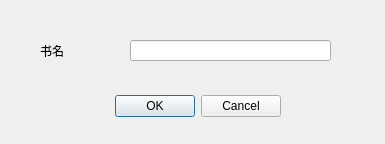
<?xml version="1.0" encoding="UTF-8"?>
<ui version="4.0">
 <class>deleteBook</class>
 <widget class="QDialog" name="deleteBook">
  <property name="geometry">
   <rect>
    <x>0</x>
    <y>0</y>
    <width>385</width>
    <height>144</height>
   </rect>
  </property>
  <property name="windowTitle">
   <string>Book Name</string>
  </property>
  <widget class="QDialogButtonBox" name="buttonBox">
   <property name="geometry">
    <rect>
     <x>50</x>
     <y>90</y>
     <width>231</width>
     <height>32</height>
    </rect>
   </property>
   <property name="orientation">
    <enum>Qt::Horizontal</enum>
   </property>
   <property name="standardButtons">
    <set>QDialogButtonBox::Cancel|QDialogButtonBox::Ok</set>
   </property>
  </widget>
  <widget class="QLabel" name="label">
   <property name="geometry">
    <rect>
     <x>40</x>
     <y>40</y>
     <width>72</width>
     <height>21</height>
    </rect>
   </property>
   <property name="text">
    <string>书名</string>
   </property>
  </widget>
  <widget class="QLineEdit" name="bookName">
   <property name="geometry">
    <rect>
     <x>130</x>
     <y>40</y>
     <width>201</width>
     <height>21</height>
    </rect>
   </property>
  </widget>
 </widget>
 <resources/>
 <connections>
  <connection>
   <sender>buttonBox</sender>
   <signal>accepted()</signal>
   <receiver>deleteBook</receiver>
   <slot>accept()</slot>
   <hints>
    <hint type="sourcelabel">
     <x>248</x>
     <y>254</y>
    </hint>
    <hint type="destinationlabel">
     <x>157</x>
     <y>274</y>
    </hint>
   </hints>
  </connection>
  <connection>
   <sender>buttonBox</sender>
   <signal>rejected()</signal>
   <receiver>deleteBook</receiver>
   <slot>reject()</slot>
   <hints>
    <hint type="sourcelabel">
     <x>316</x>
     <y>260</y>
    </hint>
    <hint type="destinationlabel">
     <x>286</x>
     <y>274</y>
    </hint>
   </hints>
  </connection>
 </connections>
</ui>
